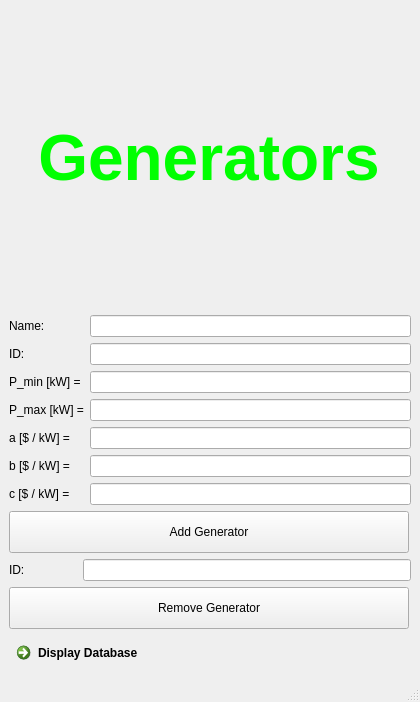
<?xml version="1.0" encoding="UTF-8"?>
<ui version="4.0">
 <class>MainWindow</class>
 <widget class="QMainWindow" name="MainWindow">
  <property name="geometry">
   <rect>
    <x>0</x>
    <y>0</y>
    <width>420</width>
    <height>702</height>
   </rect>
  </property>
  <property name="minimumSize">
   <size>
    <width>420</width>
    <height>0</height>
   </size>
  </property>
  <property name="maximumSize">
   <size>
    <width>420</width>
    <height>16777215</height>
   </size>
  </property>
  <property name="windowTitle">
   <string>MainWindow</string>
  </property>
  <widget class="QWidget" name="centralwidget">
   <layout class="QVBoxLayout" name="verticalLayout">
    <item>
     <widget class="QLabel" name="generator_img">
      <property name="sizePolicy">
       <sizepolicy hsizetype="Fixed" vsizetype="Fixed">
        <horstretch>0</horstretch>
        <verstretch>0</verstretch>
       </sizepolicy>
      </property>
      <property name="minimumSize">
       <size>
        <width>400</width>
        <height>300</height>
       </size>
      </property>
      <property name="font">
       <font>
        <pointsize>48</pointsize>
        <weight>75</weight>
        <bold>true</bold>
       </font>
      </property>
      <property name="styleSheet">
       <string notr="true">background-image: url(:/generators_prefix/unnamed.jpg);</string>
      </property>
      <property name="text">
       <string>&lt;html&gt;&lt;head/&gt;&lt;body&gt;&lt;p&gt;&lt;span style=&quot; color:#00ff00;&quot;&gt;Generators&lt;/span&gt;&lt;/p&gt;&lt;/body&gt;&lt;/html&gt;</string>
      </property>
      <property name="alignment">
       <set>Qt::AlignCenter</set>
      </property>
     </widget>
    </item>
    <item>
     <layout class="QFormLayout" name="formLayout">
      <item row="1" column="0">
       <widget class="QLabel" name="nameLabel_add">
        <property name="text">
         <string>Name:</string>
        </property>
       </widget>
      </item>
      <item row="1" column="1">
       <widget class="QLineEdit" name="nameLineEdit_add"/>
      </item>
      <item row="3" column="0">
       <widget class="QLabel" name="pminLabel">
        <property name="text">
         <string>P_min [kW] =</string>
        </property>
       </widget>
      </item>
      <item row="3" column="1">
       <widget class="QLineEdit" name="pminLineEdit"/>
      </item>
      <item row="4" column="0">
       <widget class="QLabel" name="pmaxLabel">
        <property name="text">
         <string>P_max [kW] =</string>
        </property>
       </widget>
      </item>
      <item row="4" column="1">
       <widget class="QLineEdit" name="pmaxLineEdit_2"/>
      </item>
      <item row="5" column="0">
       <widget class="QLabel" name="aLabel">
        <property name="text">
         <string>a [$ / kW] =</string>
        </property>
       </widget>
      </item>
      <item row="5" column="1">
       <widget class="QLineEdit" name="aLineEdit"/>
      </item>
      <item row="6" column="0">
       <widget class="QLabel" name="bLabel">
        <property name="text">
         <string>b [$ / kW] =</string>
        </property>
       </widget>
      </item>
      <item row="6" column="1">
       <widget class="QLineEdit" name="bLineEdit"/>
      </item>
      <item row="7" column="0">
       <widget class="QLabel" name="cLabel">
        <property name="text">
         <string>c [$ / kW] =</string>
        </property>
       </widget>
      </item>
      <item row="7" column="1">
       <widget class="QLineEdit" name="cLineEdit"/>
      </item>
      <item row="2" column="1">
       <widget class="QLineEdit" name="iDLineEditin"/>
      </item>
      <item row="2" column="0">
       <widget class="QLabel" name="iDLabelin">
        <property name="text">
         <string>ID:</string>
        </property>
       </widget>
      </item>
     </layout>
    </item>
    <item>
     <widget class="QPushButton" name="addgen_btn">
      <property name="sizePolicy">
       <sizepolicy hsizetype="Fixed" vsizetype="MinimumExpanding">
        <horstretch>0</horstretch>
        <verstretch>0</verstretch>
       </sizepolicy>
      </property>
      <property name="minimumSize">
       <size>
        <width>400</width>
        <height>30</height>
       </size>
      </property>
      <property name="text">
       <string>Add Generator</string>
      </property>
     </widget>
    </item>
    <item>
     <layout class="QFormLayout" name="formLayout_2">
      <item row="1" column="0">
       <widget class="QLabel" name="idLabel">
        <property name="minimumSize">
         <size>
          <width>68</width>
          <height>0</height>
         </size>
        </property>
        <property name="text">
         <string>ID: </string>
        </property>
       </widget>
      </item>
      <item row="1" column="1">
       <widget class="QLineEdit" name="idLineEdit"/>
      </item>
     </layout>
    </item>
    <item>
     <widget class="QPushButton" name="remgen_btn">
      <property name="sizePolicy">
       <sizepolicy hsizetype="Fixed" vsizetype="MinimumExpanding">
        <horstretch>0</horstretch>
        <verstretch>0</verstretch>
       </sizepolicy>
      </property>
      <property name="minimumSize">
       <size>
        <width>400</width>
        <height>30</height>
       </size>
      </property>
      <property name="text">
       <string>Remove Generator</string>
      </property>
     </widget>
    </item>
    <item>
     <widget class="QCommandLinkButton" name="disp_dat_btn">
      <property name="text">
       <string>Display Database</string>
      </property>
     </widget>
    </item>
   </layout>
  </widget>
  <widget class="QMenuBar" name="menubar">
   <property name="geometry">
    <rect>
     <x>0</x>
     <y>0</y>
     <width>420</width>
     <height>21</height>
    </rect>
   </property>
  </widget>
  <widget class="QStatusBar" name="statusbar"/>
 </widget>
 <resources>
  <include location="generators_img.qrc"/>
 </resources>
 <connections/>
</ui>
